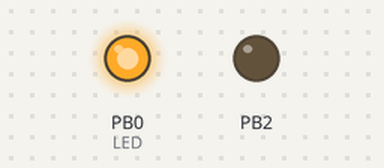
Recording of a sketch running on a simulated ATtiny85, built with avr-gcc and run on an emulated ATtiny85. Parts: output pins drawn as LEDs (lit = HIGH). At 0.0 s the program stops and its outputs stay as they are.

Above: at 0.1 s.
Timing chart, 0 to 1.5 s (numbered marks = the images above):
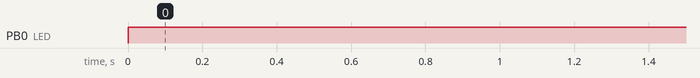

Measured:
- by itself, PB0 (LED): LOW → HIGH at 0.00 s

The sketch:

AccelVal.ino
```cpp
#include <TinyWire.h>

/*  Christina Huang
    ATtiny85 Accelerator Pedal Validation
    Transmits to Beaglebone via I2C
*/

/*  Pin Configurations
    1 - Reset (PB5) Unused                     8 - VCC +
    2 - Analog Input 3 (PB3) APPS input 1      7 - Analog Input 1, SCK (PB2) SCL
    3 - Analog Input 2 (PB4) APPS input 2      6 - PWM, MISO (PB1) Unused
    4 - GND                                    5 - PWM, MOSI, AREF (PB0) SDA
*/

/* I2C Configurations
 * Connect to i2c-2 on Beaglebone
 */


// define I2C address
byte I2C_SLAVE_ADDR  = 10;

// define input pins
int inputHi = 3;
int inputLo = 4;
int SDA = 0;
int SCL = 2;
int LED = 0;

// compare values
float hi_max = 4.4;
float lo_max = 3.6;
float hi_min = 1.6;
float lo_min = 0.8;

// global variables
boolean good = true;
int loopCounter = 0;


void setup() {
  // declare input pins as inputs and set pullups
  pinMode(inputHi, INPUT);
  digitalWrite(inputHi, HIGH);
  pinMode(inputLo, INPUT);
  digitalWrite(inputLo, HIGH);

  // configure I2C
  TinyWire.begin();

  // set up test LED
  pinMode(LED, OUTPUT);
}

/* Check whether the pedal value difference is valid
*/
boolean valid(float val) {
  if (val > 0.88 || val < 0.72) { //outside the 10% range
    return false;
  } else {
    return true;
  }
}

void transmit(byte val){
      // begin a master transmission
    TinyWire.beginTransmission(I2C_SLAVE_ADDR);
    TinyWire.send(val); //fill buffer
    if(TinyWire.endTransmission() != 0){ //send buffer
      // turn LED on, to indicate an error
      digitalWrite(LED, HIGH);
    }
}

void loop() {
  // read in pedal values
  float sensorValHi = analogRead(inputHi); //read in raw val
  float sensorValLo = analogRead(inputLo); //read in raw val

  // convert to percents
  byte percentHi = (sensorValHi - hi_min)/(hi_max - hi_min); //between 0 and 100
  transmit(percentHi);
  byte percentLo = (sensorValLo - lo_min)/(lo_max - lo_min) + 101; //between 101-200
  transmit(percentLo);

  // validate percentages
  boolean good = valid(percentHi - percentLo);
  if (!good) {
      loopCounter++;
      if(loopCounter == 10) { //it's been false for 90 ms
        //send error message
        transmit(255); //bad
      }
    } else {
      loopCounter = 0;
      transmit(254); //good
    }

  delay(100);
}
```
